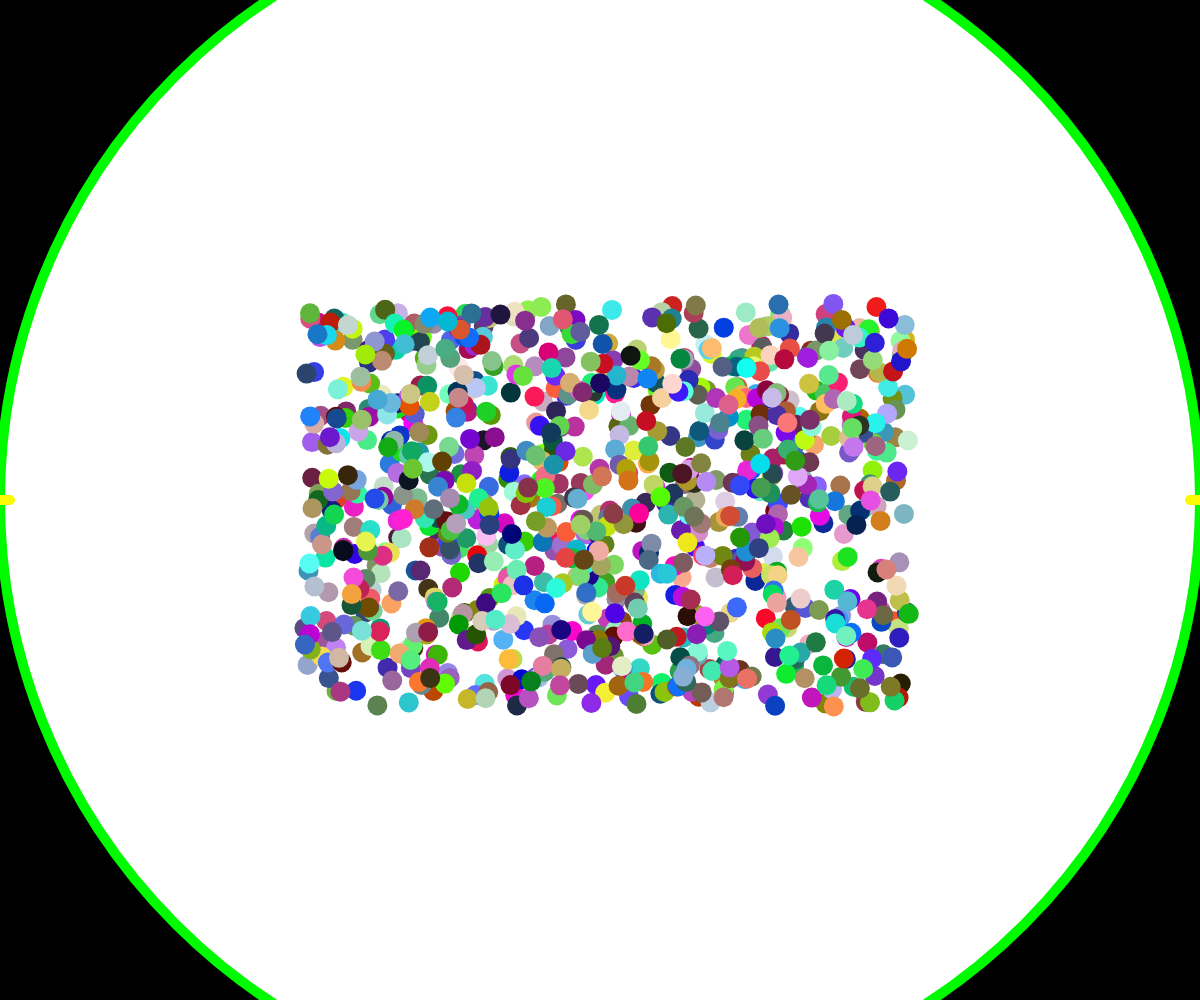
Frame 1 (no input)
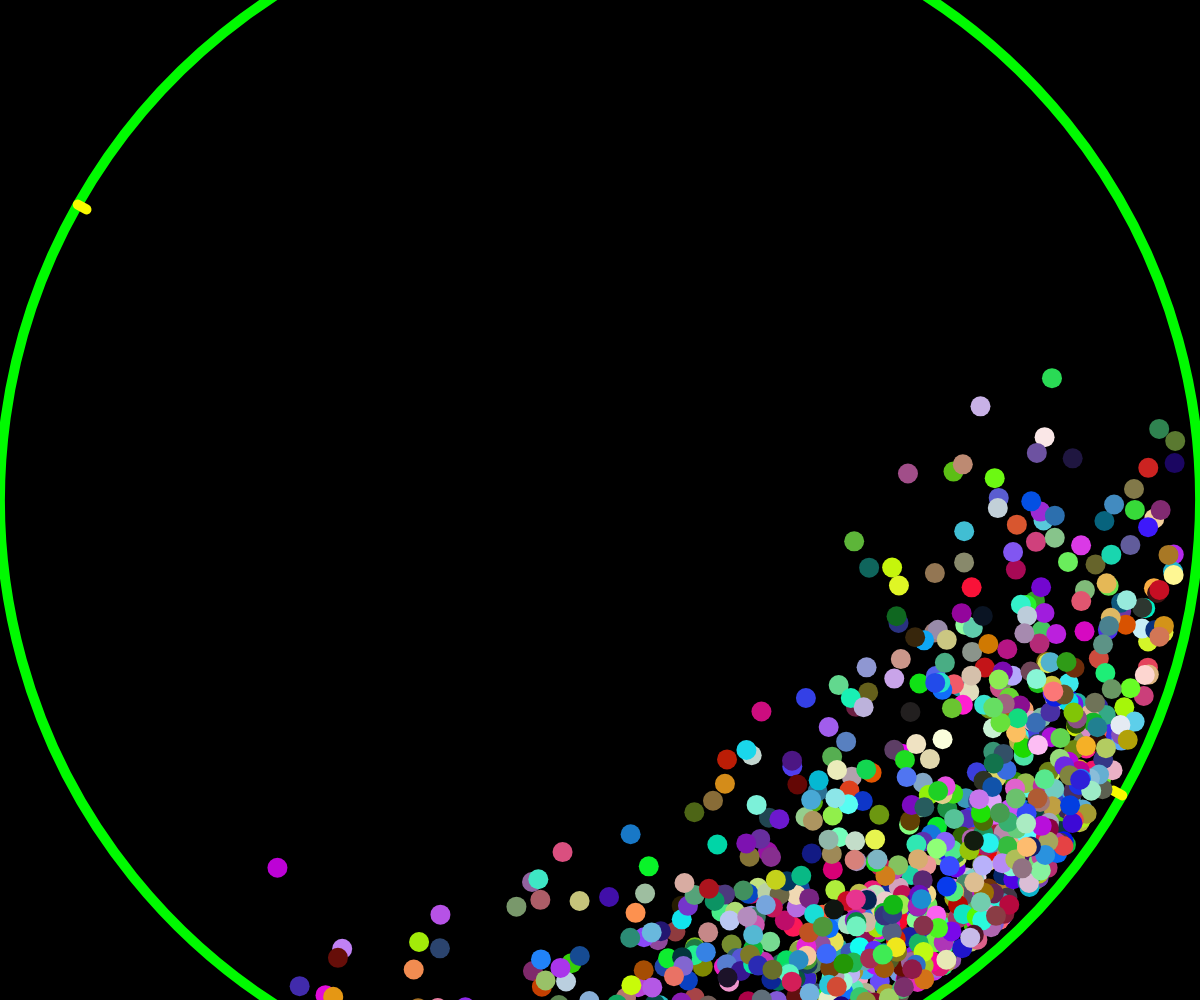
Frame 60 (no input)
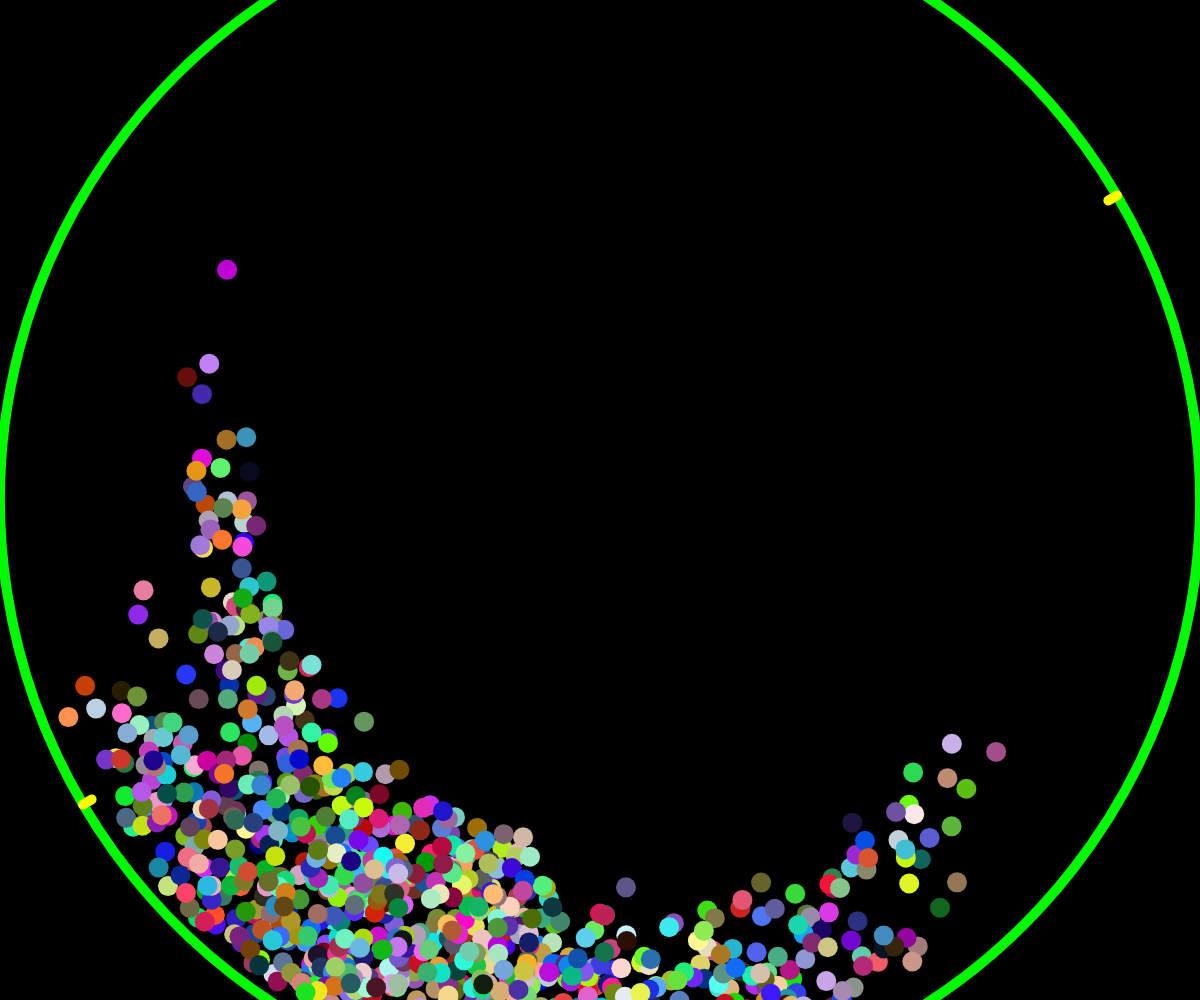
Frame 120 (the mouse pressed at the canvas centre since frame 60)

The p5.js sketch that drew these frames (run headless with seeded random() and noise() and a simulated clock; from frame 60 on, the mouse is pressed at the canvas centre):

// p5.js sketch
// ── sketch.js
let limit_circle;
let balls = []

function setup() {
  createCanvas(windowWidth, windowHeight);
  angleMode(DEGREES);
  for (var i = 0; i < 1000; i++) {
    balls.push(
      new Ball(
        // windowWidth / 2,
        // windowHeight / 2,
        random(300, windowWidth - 300),
        random(300, windowHeight - 300),
        10)
    )
  }
  limit_circle = {
    radius: width / 2,
    x: width / 2,
    y: height / 2,
    angle: 0
  }
}

function draw() {
  background(0, 0, 0);
  draw_limit();
  balls.forEach(ball => {
    ball.update();
    check_limits(ball);
    ball.render();
  });
  noFill();
  stroke(255);
}

function draw_limit() {
  push();
  translate(
    limit_circle.x,
    limit_circle.y
  )
  rotate(limit_circle.angle)
  limit_circle.angle += 0.5;
  stroke(0, 250, 0)
  strokeWeight(10)
  circle(0, 0, limit_circle.radius * 2)
  stroke(250, 250, 0)
  line(
    0,
    -limit_circle.radius,
    0,
    -limit_circle.radius + 10,
  )
  line(
    0,
    limit_circle.radius,
    0,
    limit_circle.radius - 10,
  )
  line(
    - limit_circle.radius,
    0,
    - limit_circle.radius + 10,
    0,
  )
  line(
    limit_circle.radius,
    0,
    limit_circle.radius - 10,
    0,
  )
  pop();
}

function check_limits(b) {
  const center = createVector(limit_circle.x, limit_circle.y);
  const dist = p5.Vector.dist(center, b.pos);
  if (dist >= limit_circle.radius - 20) {
    b.pos.sub(b.spd);
    b.spd.rotate(60);
  }
}
// ── ball.js
class Ball {
    constructor(x, y, radius) {
        this.pos = createVector(x, y);
        this.spd = createVector(random(1, 15), random(1, 15));
        this.spd.setMag(10);
        this.radius = radius;
        this.color = { r: random(255), g: random(255), b: random(255) }
    }
    update() {
        this.pos.add(this.spd);
    }
    render() {
        fill(this.color.r, this.color.g, this.color.b);
        noStroke();
        circle(this.pos.x, this.pos.y, this.radius * 2);
    }
}
